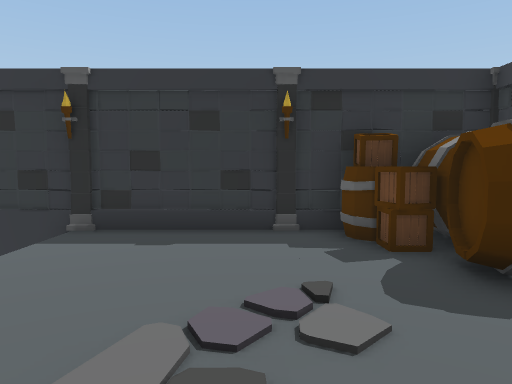
view 1 (above)

15 first-person views from a walk through a 3-D level made in the Unity game engine. The camera is 1.2 m above the floor, tilts 4° down and sees 70° across. The floor is counted in squares, 1 m on a side. Each view is taken from the middle of a square. On the plan, view 1 faces up. The plan holds only what a view shows up to about 15 squares ahead; the rest is blank. The place goes on beyond the plan. Some animated figures are left out.

view 2
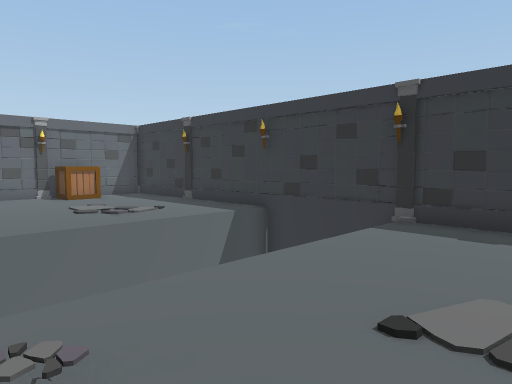

view 3
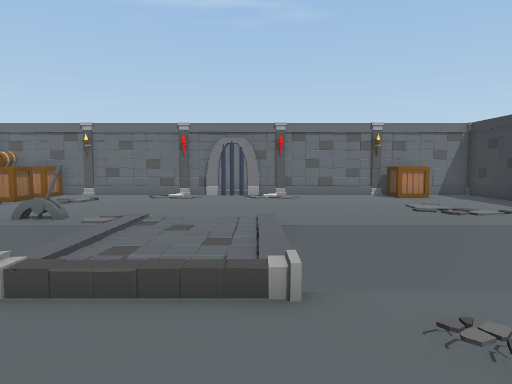

view 4
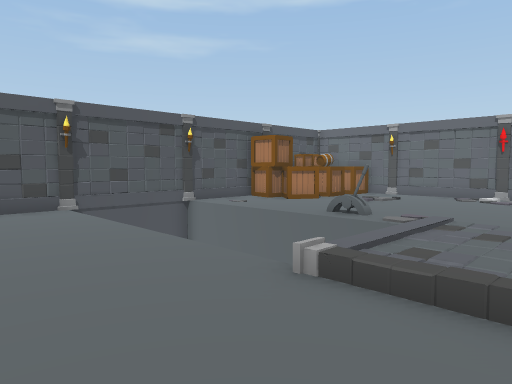

view 5
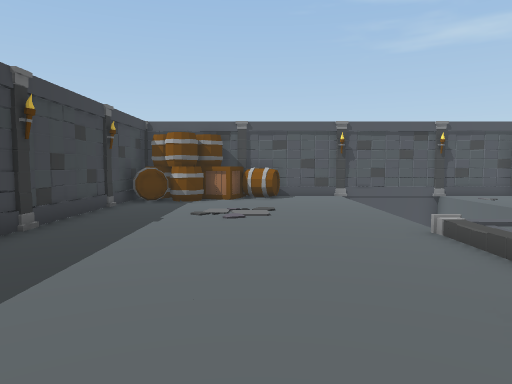

view 6
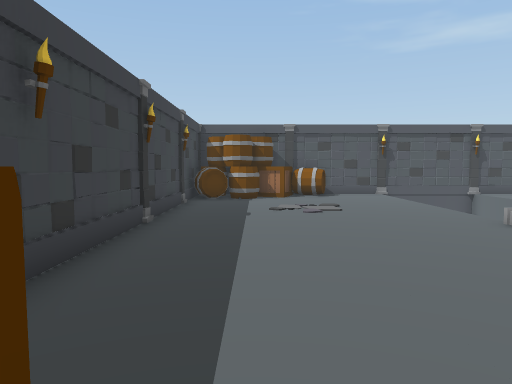

view 7
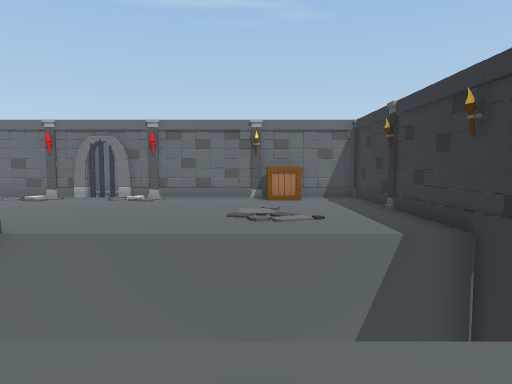

view 8
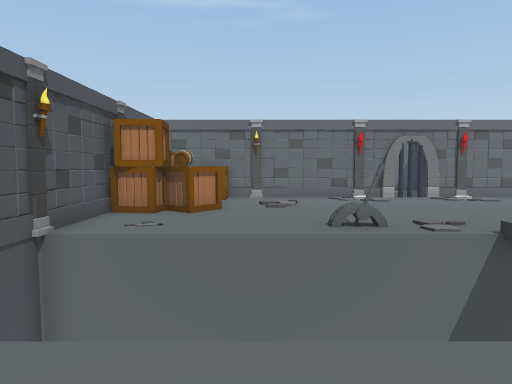

view 9
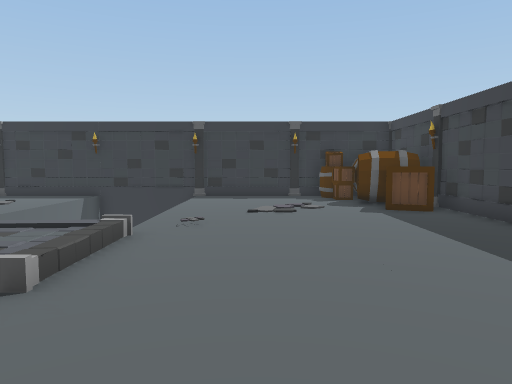

view 10
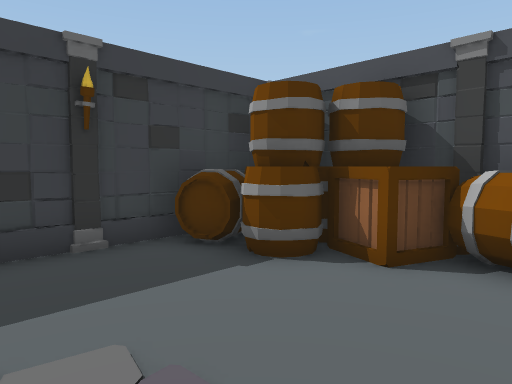

view 11
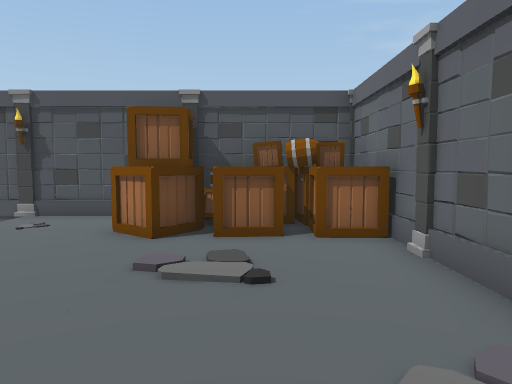

view 12
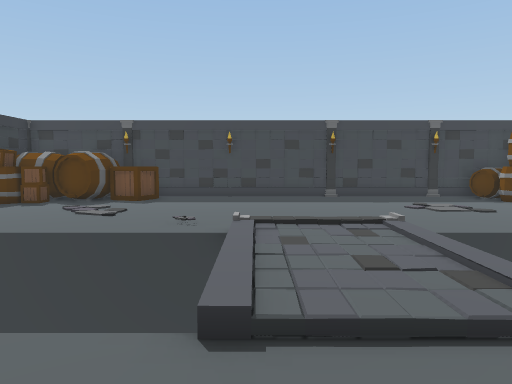

view 13
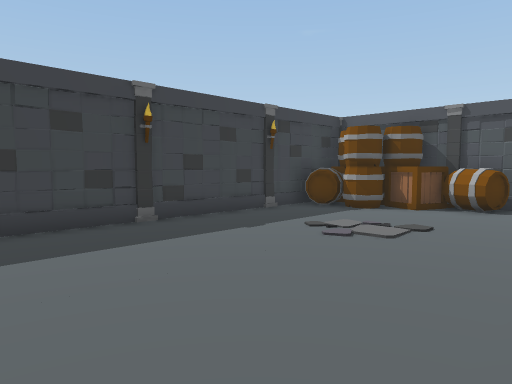

view 14
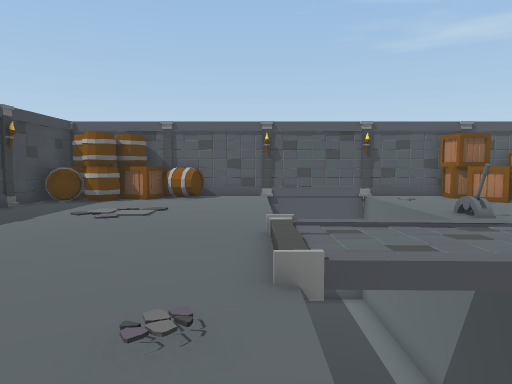

view 15
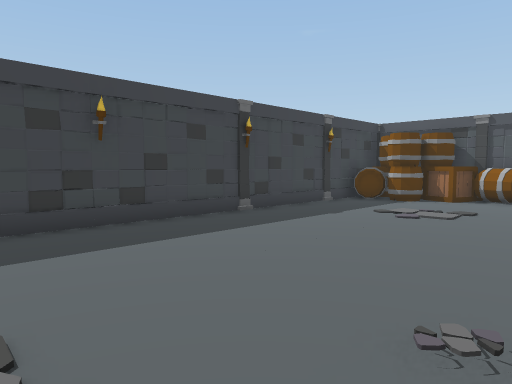

### Floor plan
Key: @ floor where view 1 was taken; # wall or solid block; . main floor; : floor 0.25 m higher than the main floor; v drop or lower ground; O other object.
Columns run from 16 left of view 1 to 5 right of it. Each row starts with its distance up from view 1.
  7  ###################
  6  #.......v   .....OOOv
  5  #.......v   .....OOOv
  4  OO......v   .....OOOv
  3  #.......v   ......OOv
  2  #.......v   ......OOv
  1  #.......v   ........#
  0  #.......v   ...@....#
 -1  #.......v   ........#
 -2 ##.......::::........#
 -3 ##.......::::........#
 -4 ##.......::::........#
 -5  #.......vvvv........#
 -6  #.......v   ........#
 -7  #......#vvv ........#
 -8  #.......vvv ........#
 -9  #.......vvv ........#
-10  OOO.O...vvv .......Ov
-11  OOOOOO..vvv ....OOOO
-12  OOOOOO..vvv ..OOOOOO
-13  ####O###########O###

Positions as (right, up) in squares from view 1, and headings:
1: (0, 0), facing up
2: (0, -1), facing up-left
3: (0, -2), facing left
4: (0, -2), facing down-left
5: (0, 2), facing down
6: (2, 3), facing down
7: (-1, 3), facing left
8: (-1, -9), facing left
9: (-1, -8), facing up
10: (-1, -7), facing down-right
11: (-13, -4), facing down
12: (-10, -2), facing right
13: (-3, -1), facing down-right
14: (-3, 2), facing down
15: (-3, 2), facing down-right
